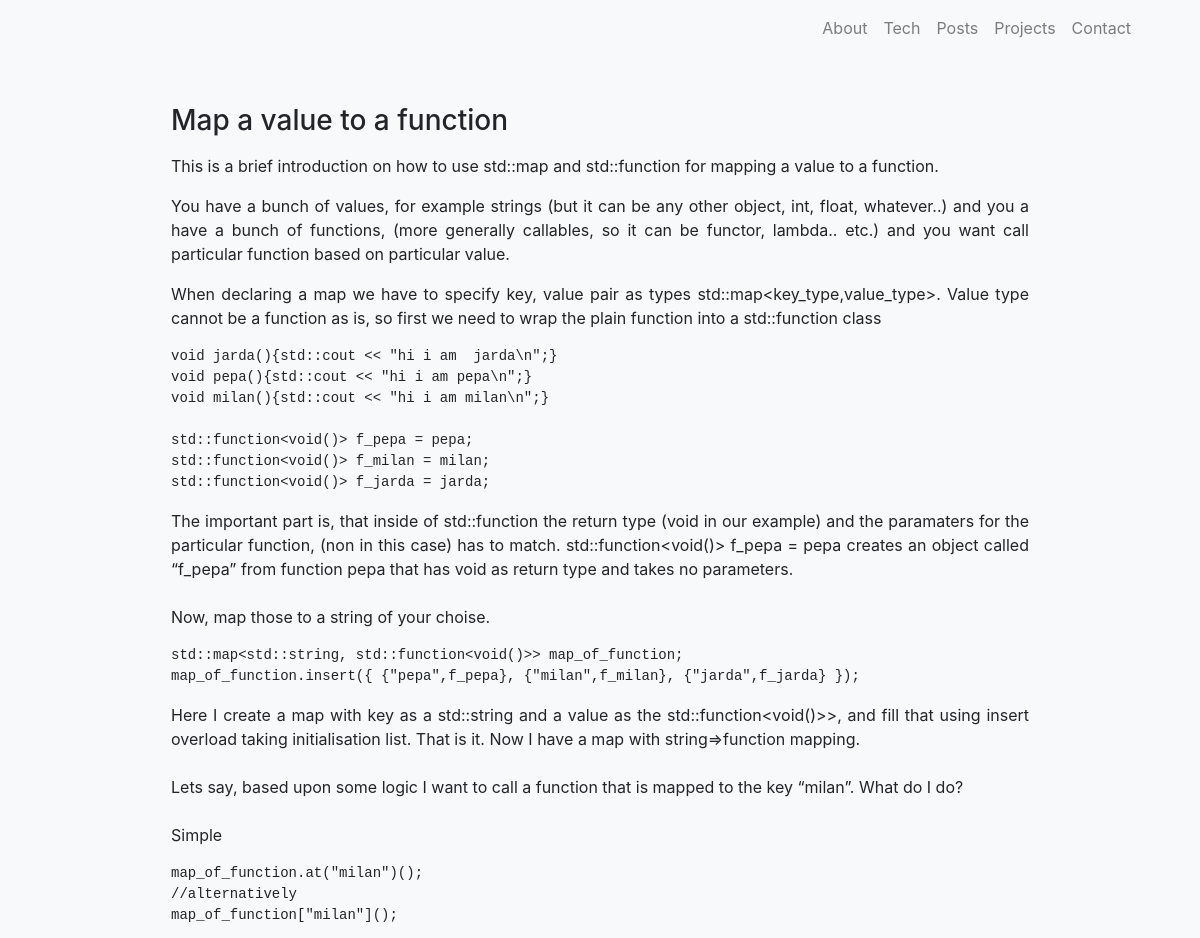
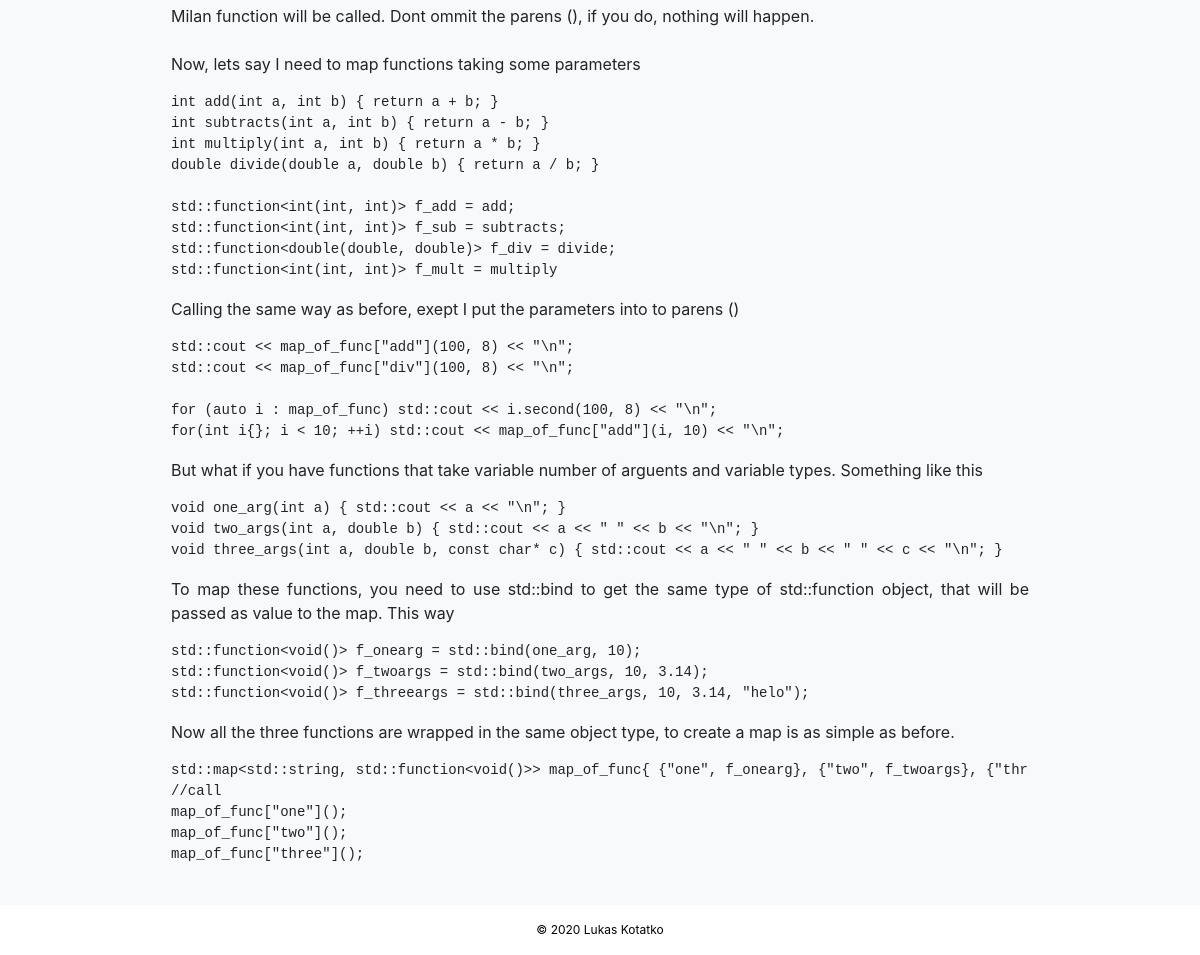
/post/1, run on the app's committed database (2 pictures, top to bottom).
### application/models.py (models this page shows, shortened)
class PostModel(db.Model):
    __tablename__ = "posts"
    id = db.Column(db.Integer, primary_key=True)
    title = db.Column(db.String(128), unique=False, nullable=False)
    body = db.Column(db.Text, unique=False, nullable=False)
    tags = db.Column(db.Text, unique=False, nullable=True)
    time_posted = db.Column(db.DateTime, unique=False, nullable=False)

### application/routes.py (the view)
@app.route('/post/<int:post_id>')
def post(post_id:int):
    post = PostModel.query.get_or_404(post_id)
    return render_template("post.html", post=post)

### application/templates/post.html (shortened to what this page needs)
{% extends 'layout.html' %}
{% block content %}
    <div class="container post">
        <h3>{{ post.title }}</h3>
        <p>{{ post.body | safe }}</p>
    </div>
{% endblock %}

### application/static/css/style.css (style rules this page uses)
html, body { background-color: #F8F9FA; }
body { margin:0; padding:0; }
.post { text-align: justify; }
@media screen and (min-width: 801px) { .post { width: 80%; } }

### data on the page
PostModel: title "Map a value to a function", body "This is a brief introduction on how to use std::map and std::function for mapping a value to a function. You have a bunch of values, for example strings (but it can be any other object, int, float, whatever..) and you a have a bunch of functions, (more generally callables, so it can be functor, lambda.. etc.) and you want call particular function based on particular value. When declaring a map we have to specify key, value pair as types std::map<key_type,value_type>. Value type cannot be a function as is, so first we need to wrap the plain function into a std::function class void jarda(){std::cout << \"hi i am jarda\\n\";} void pepa(){std::cout << \"hi i am pepa\\n\";} void milan(){std::cout <<…"
